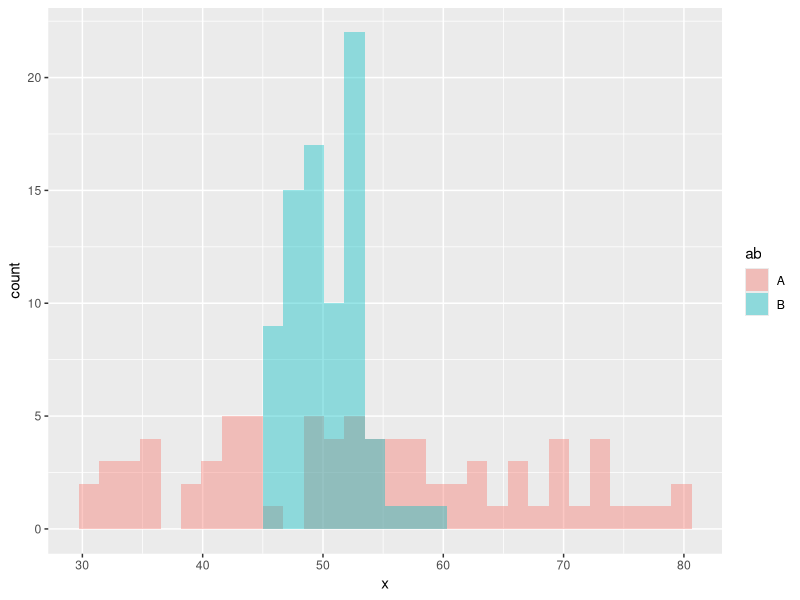
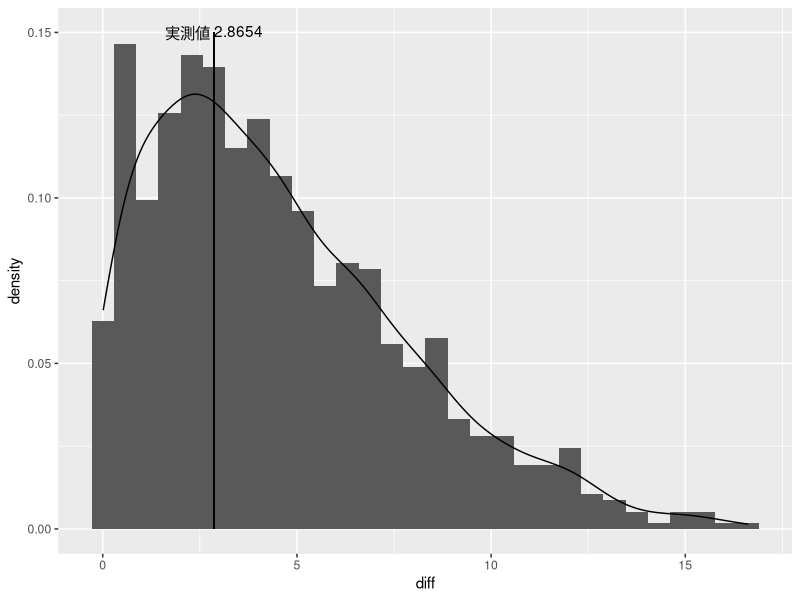
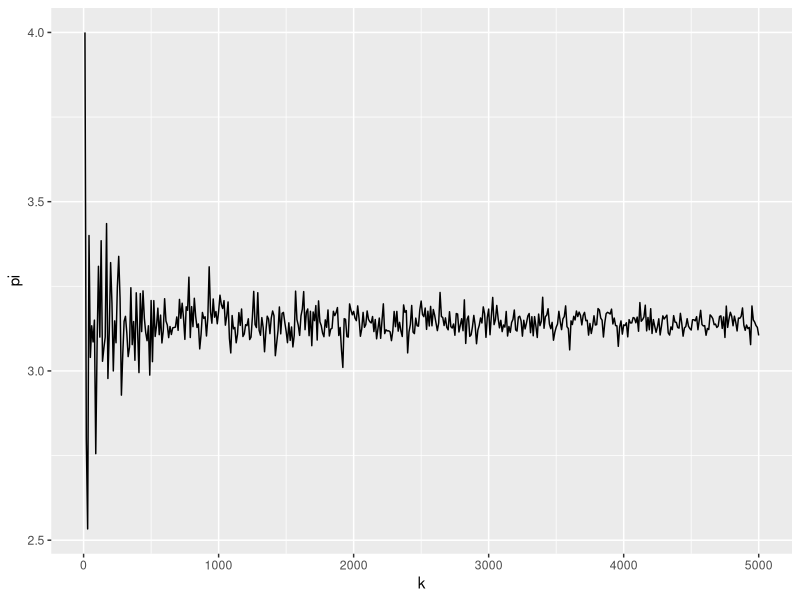

Reproduce these figures in R, in order. (Note: a time limit stopped this script after it produced the figures.)
library("tidyverse")
library("patchwork")

# 1

datap <- read.table('data_p.txt', header = TRUE, stringsAsFactors = FALSE)

# (1)
	
	data.trans <- map(transpose(datap), \(row) lapply(1:length(row), function(i) {
		return(
			list(ab= names(row)[i], x= row[[i]] )
		)
	})) # list(list(ab= A|B, x= double)[2] ) に変換
	
	gg.origin.src <- list_flatten(data.trans) # list(ab= A|B, x= double) に変換
	gg.origin.data <- bind_rows(gg.origin.src) # data.frame に格納
	gg.origin <- ggplot(gg.origin.data, aes(x= x, group= as.factor(ab)))+
		geom_histogram(
			alpha= 0.4,
			position= "identity",
			aes(fill= ab))
	print(gg.origin)

# (2)
	
	# A,Bそれぞれについて、無作為に抽出した値の平均値を1000個作る。
	bss <- lapply(colnames(datap), function(col) {
		data <- datap[col][,1]
		bs <- lapply(1:1000, function(x) {
			return(mean(sample(data, length(data)%/% 10, replace= T)) )
		})
		return(bs)
	})
	
	# 差の絶対値を取る。
	diffs <- list_c(map(transpose(bss), \(ab) abs(ab[[1]] - ab[[2]]) ))
	
	df.diffs <- bind_cols(list(diff= diffs))
	diff.origin <- abs(mean(datap$A) - mean(datap$B))
	diff.origin.y <- 0.15
	ggplot(df.diffs, aes(x= diff))+
		geom_histogram(aes(y= ..density..))+
		geom_density()+
		geom_segment(aes(x= diff.origin, y= 0, xend= diff.origin, yend= diff.origin.y))+
		annotate("text", x= diff.origin, y= diff.origin.y, label= paste("実測値", diff.origin))
		
	quantile.p <- c(0.025, 0.975)
	diff.less <- 0
	diff.over <- 0
	for (d in diffs) {
		if (d < diff.origin) {
			diff.less <- diff.less+1
		} else {
			diff.over <- diff.over+1
		}
	}
	pvalue <- diff.less / length(diffs)
	print(pvalue)
	
	# col.ab <- list_c(
	# 	map(1:length(bss), \(i) {
	# 		rep(colnames(datap)[i], length(bss[[i]]))
	# 	})
	# )
	# col.mean <- list_c(list_c(bss))
	
	# datagg <- dplyr::bind_cols(list(
	# 	ab= as.factor(col.ab),
	# 	mean= col.mean
	# ))
	
	# quantiles <- lapply(bss, function(bs) {
	# 	return(quantile(list_c(bs), p= quantile.p))
	# })
		
	# df.quant.ab <- map(colnames(datap), \(col) rep(col, length(quantile.p)))
	# df.quant <- dplyr::bind_cols(list(
	# 	ab= list_c(df.quant.ab),
	# 	quantile= list_c(quantiles)
	# ))
	
	# mean.origin <- bind_rows(
	# 	map(1:length(datap), \(i) list(
	# 		ab= as.factor(colnames(datap)[i]),
	# 		mean= mean(datap[[i]])
	# 	))
	# )
	
	# df.quantile <- dplyr::bind_rows(
	# 	map(1:length(quantiles), \(i) c(
	# 		ab= as.factor(colnames(datap)[i]),
	# 		quantiles[[i]][1],
	# 		quantiles[[i]][2]
	# 	))
	# )
	
	# yend <- -0.02
	# y.origin <- 0.45
	# gg <- ggplot(datagg, aes(x= mean, group= ab))+
	# 	geom_histogram(alpha=0.4, position="identity", aes(y= ..density.., fill= ab))+
	# 	geom_density(aes(colour= ab))+
		
	# 	geom_segment(
	# 		data= mean.origin,
	# 		aes(x= mean, y= 0, xend= mean, yend= y.origin, colour= ab)
	# 	)+
	# 	geom_text(
	# 		data= mean.origin,
	# 		aes(y= y.origin + 0.02, label= paste("実測値\n", as.character(round(mean, 1)), sep=""), colour= ab))
	# 	# annotate("text", x= mean,)
	# print(gg)
	
	# gg+
	# 	geom_curve(
	# 		data= df.quantile,
	# 		aes(x= `2.5%`, xend= `97.5%`, y= 0, yend= 0, colour= ab)
	# 	)
	# 	annotate(aes(y= 0, label=""))
	# print(gg)

# (4)
res.t <- t.test(
	x= datap$A,
	y= datap$B,
)
print(res.t)

# 2

is.inrange <- function(x,y,r) {
	return(x^2 + y^2 < r^2)
}


set.seed(82)

# (1)
	pis <- lapply(1:500, function(i) {
		k <- i*10
		r <- 1
		iss <- sapply(1:k, function(i) {
			x <- runif(r)
			y <- runif(r)
			return(is.inrange(x,y,r))
		})
		
		truescount <- 0
		for (is in iss) {
			if(is) {
				truescount <- truescount+1
			}
		}
		
		return(c(k= k, pi= 4*truescount/length(iss)))
	})
	
	k.pi.df <- dplyr::bind_rows(pis)
	
	gg1 <- ggplot(k.pi.df, aes(x= k, y= pi))+
		geom_line()
	print(gg1)

# (2)	
	pi.mean.vars <- lapply(1:500, function(i) {
		k <- i*10
		r <- 1
		
		pis <- sapply(1:100, function(j) {
			
			truescount <- 0
			for (i in 1:k) {
				x <- runif(r)
				y <- runif(r)
				if (is.inrange(x,y,r)) {
					truescount <- truescount+1
				}
			}
			
			return(4*truescount/k)
		})
		
		return(c(k= k, mean= mean(pis), var= var(pis)))
	})
	
	pi.mean.var.df <- dplyr::bind_rows(pi.mean.vars)
	
	gg2.x <- ggplot(pi.mean.var.df, aes(x= k)) # kをx軸として
	gg2.mean <- gg2.x+ geom_line(aes(y= mean)) # y軸が平均値
	gg2.var <- gg2.x+ geom_line(aes(y= var)) # y軸が分散
	wrap_plots(list(gg2.mean, gg2.var))
